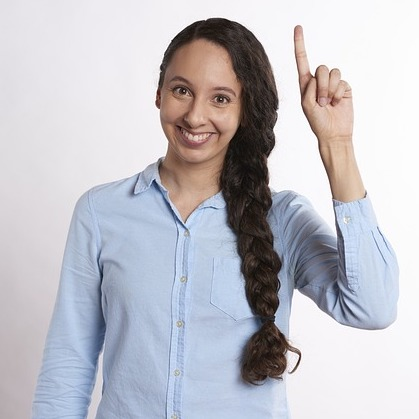
#> input picture shortcuts/test/pointing_up.jpg, 419 x 419 px
$ python -i clasificador.py   (imports and definitions only)
#> lines starting #> are read from the running program, lines starting #| are printed output that depends on the picture; after the words box and inside, x2 and y2 are one past the last pixel; in counts of white or black regions, pixels touching at a corner belong together
#> further down, picture is the input picture: shape (419, 419, 3); mean B, G, R 199.1, 192.2, 193.1
import os
import cv2
import numpy as np
from joblib import load


# [4 lines left out: function calcular_hu, not called in this run]


def procesar(frame):
    h, w = frame.shape[:2]
#> h = 419; w = 419
    y0 = h // 4
#> y0 = 104
    roi = frame[y0:h, :]
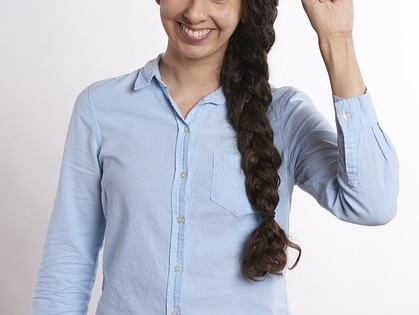
#> roi: shape (315, 419, 3); mean B, G, R 196.7, 187.4, 186

    umbral = cv2.getTrackbarPos('Umbral', 'Ajustes')
    auto = cv2.getTrackbarPos('Auto', 'Ajustes')
    kernel_size = cv2.getTrackbarPos('Kernel', 'Ajustes')
    area_min = cv2.getTrackbarPos('Area min', 'Ajustes')

    gray = cv2.cvtColor(roi, cv2.COLOR_BGR2GRAY)
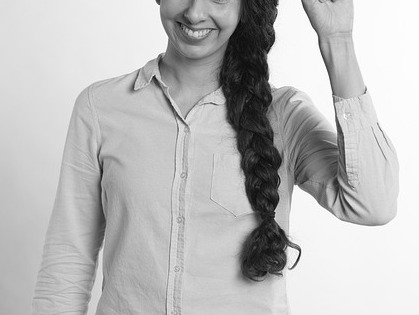
#> gray: shape (315, 419); min 5, max 255, mean 188
    gray = cv2.GaussianBlur(gray, (5, 5), 0)

    if auto:
        _, binaria = cv2.threshold(gray, 0, 255, cv2.THRESH_BINARY + cv2.THRESH_OTSU)
    else:
        _, binaria = cv2.threshold(gray, umbral, 255, cv2.THRESH_BINARY)
#> binaria: shape (315, 419); every value is 255

    k = max(1, kernel_size)
    kernel = cv2.getStructuringElement(cv2.MORPH_ELLIPSE, (k, k))
    binaria = cv2.morphologyEx(binaria, cv2.MORPH_OPEN, kernel)
    binaria = cv2.morphologyEx(binaria, cv2.MORPH_CLOSE, kernel)

    contornos, _ = cv2.findContours(binaria, cv2.RETR_EXTERNAL, cv2.CHAIN_APPROX_SIMPLE)
#> contornos = [[[0, 0], [0, 314], [418, 314], [418, 0]]]
    contornos_filtrados = [c for c in contornos if cv2.contourArea(c) >= area_min]
#> contornos_filtrados = [[[0, 0], [0, 314], [418, 314], [418, 0]]]

    salida = frame.copy()
    cv2.rectangle(salida, (0, y0), (w, h), (255, 0, 255), 2)
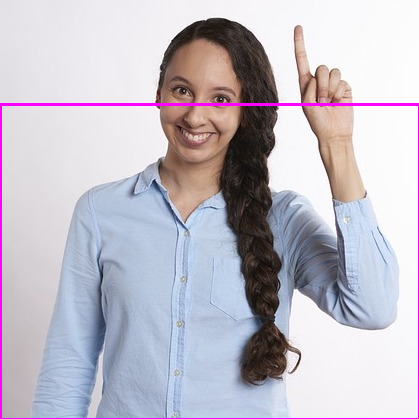
#> salida: shape (419, 419, 3); 1.49% of pixels changed, all inside (x1, y1, x2, y2) = (0, 103, 419, 419)
    return binaria, salida, contornos_filtrados, y0


# [56 lines left out: function main, not called in this run]


# [2 lines not run here, left out]

>>> import cv2
>>> picture = cv2.imread('../shortcuts/test/pointing_up.jpg')
>>> result = procesar(picture)

$ run again, on shortcuts/test/thumbs_down.jpg
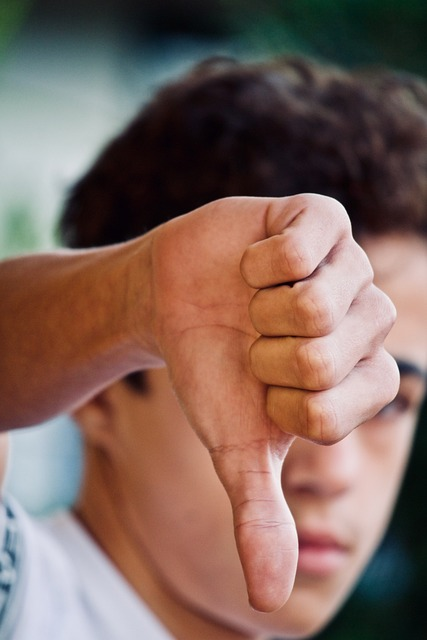
#> input picture shortcuts/test/thumbs_down.jpg, 427 x 640 px
#> picture is the input picture: shape (640, 427, 3); mean B, G, R 92.6, 101.7, 127.6
#> in procesar, `gray = cv2.cvtColor(roi, cv2.COLOR_BGR2GRAY)`:
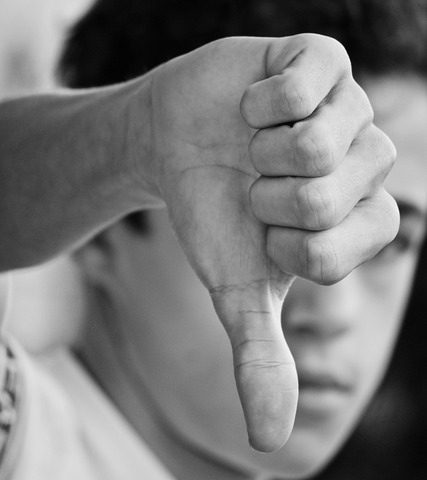
#> gray: shape (480, 427); min 1, max 254, mean 122.5
#> binaria: shape (480, 427); every value is 255
#> contornos = [[[0, 0], [0, 479], [426, 479], [426, 0]]]
#> in procesar, `cv2.rectangle(salida, (0, y0), (w, h), (255, 0, 255), 2)`:
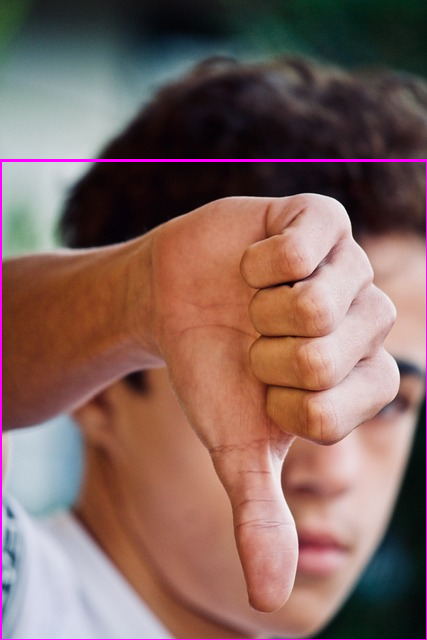
#> salida: shape (640, 427, 3); 1.15% of pixels changed, all inside (x1, y1, x2, y2) = (0, 159, 427, 640)

$ run again, on shortcuts/test/thumbs_up.jpg
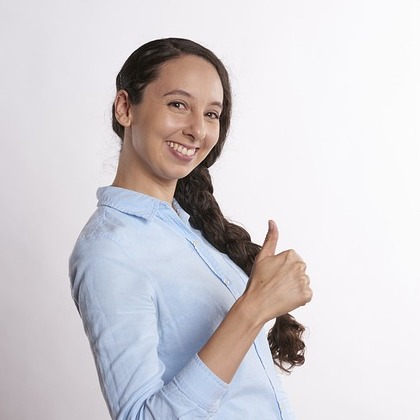
#> input picture shortcuts/test/thumbs_up.jpg, 420 x 420 px
#> picture is the input picture: shape (420, 420, 3); mean B, G, R 210.5, 206.7, 210.5
#> in procesar, `gray = cv2.cvtColor(roi, cv2.COLOR_BGR2GRAY)`:
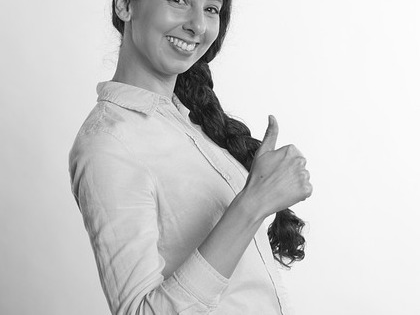
#> gray: shape (315, 420); min 2, max 254, mean 204.6
#> binaria: shape (315, 420); every value is 255
#> contornos = [[[0, 0], [0, 314], [419, 314], [419, 0]]]
#> in procesar, `cv2.rectangle(salida, (0, y0), (w, h), (255, 0, 255), 2)`:
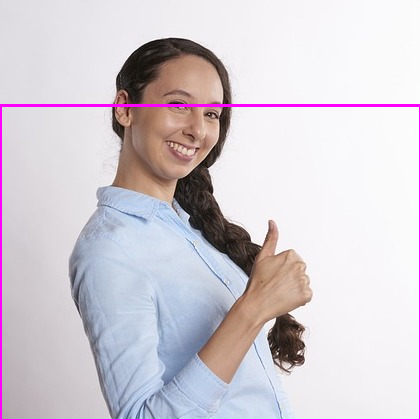
#> salida: shape (420, 420, 3); 1.48% of pixels changed, all inside (x1, y1, x2, y2) = (0, 104, 420, 420)
